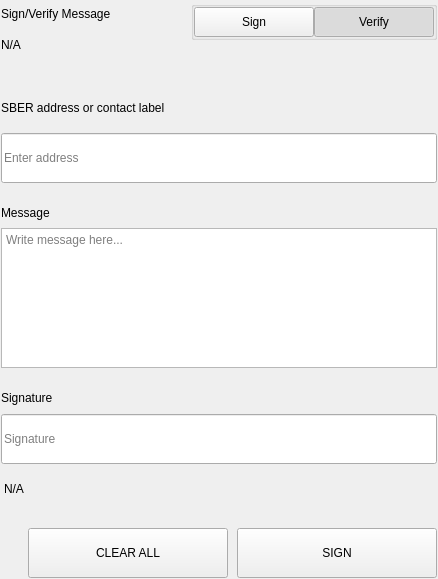
<?xml version="1.0" encoding="UTF-8"?>
<ui version="4.0">
 <class>SettingsSignMessageWidgets</class>
 <widget class="QWidget" name="SettingsSignMessageWidgets">
  <property name="geometry">
   <rect>
    <x>0</x>
    <y>0</y>
    <width>438</width>
    <height>579</height>
   </rect>
  </property>
  <property name="windowTitle">
   <string>Form</string>
  </property>
  <layout class="QVBoxLayout" name="verticalLayout">
   <property name="spacing">
    <number>0</number>
   </property>
   <property name="leftMargin">
    <number>0</number>
   </property>
   <property name="topMargin">
    <number>0</number>
   </property>
   <property name="rightMargin">
    <number>0</number>
   </property>
   <property name="bottomMargin">
    <number>0</number>
   </property>
   <item>
    <widget class="QWidget" name="left" native="true">
     <layout class="QVBoxLayout" name="verticalLayout_3">
      <property name="leftMargin">
       <number>0</number>
      </property>
      <property name="topMargin">
       <number>0</number>
      </property>
      <property name="rightMargin">
       <number>0</number>
      </property>
      <property name="bottomMargin">
       <number>0</number>
      </property>
      <item>
       <widget class="QWidget" name="container_sign" native="true">
        <layout class="QVBoxLayout" name="verticalLayout_2">
         <property name="spacing">
          <number>0</number>
         </property>
         <property name="leftMargin">
          <number>1</number>
         </property>
         <property name="topMargin">
          <number>1</number>
         </property>
         <property name="rightMargin">
          <number>1</number>
         </property>
         <property name="bottomMargin">
          <number>1</number>
         </property>
         <item>
          <layout class="QHBoxLayout" name="horizontalLayout_3" stretch="3,1">
           <property name="spacing">
            <number>40</number>
           </property>
           <item>
            <layout class="QVBoxLayout" name="verticalLayoutTitle">
             <property name="spacing">
              <number>5</number>
             </property>
             <item>
              <widget class="QLabel" name="labelTitle">
               <property name="text">
                <string>Sign/Verify Message</string>
               </property>
              </widget>
             </item>
             <item>
              <widget class="QLabel" name="labelSubtitle1">
               <property name="text">
                <string notr="true">N/A</string>
               </property>
               <property name="wordWrap">
                <bool>true</bool>
               </property>
              </widget>
             </item>
            </layout>
           </item>
           <item alignment="Qt::AlignRight|Qt::AlignTop">
            <widget class="QWidget" name="containerSwitch" native="true">
             <property name="styleSheet">
              <string notr="true">#containerSwitch{
	padding-top:9px;
}</string>
             </property>
             <layout class="QVBoxLayout" name="verticalLayout_6">
              <property name="spacing">
               <number>4</number>
              </property>
              <property name="leftMargin">
               <number>0</number>
              </property>
              <property name="topMargin">
               <number>0</number>
              </property>
              <property name="rightMargin">
               <number>0</number>
              </property>
              <property name="bottomMargin">
               <number>0</number>
              </property>
              <item alignment="Qt::AlignRight">
               <widget class="QGroupBox" name="groupBox">
                <property name="sizePolicy">
                 <sizepolicy hsizetype="Fixed" vsizetype="Preferred">
                  <horstretch>0</horstretch>
                  <verstretch>0</verstretch>
                 </sizepolicy>
                </property>
                <property name="title">
                 <string/>
                </property>
                <property name="alignment">
                 <set>Qt::AlignRight|Qt::AlignTop|Qt::AlignTrailing</set>
                </property>
                <layout class="QHBoxLayout" name="horizontalLayout_4">
                 <property name="spacing">
                  <number>0</number>
                 </property>
                 <property name="leftMargin">
                  <number>0</number>
                 </property>
                 <property name="topMargin">
                  <number>0</number>
                 </property>
                 <property name="rightMargin">
                  <number>0</number>
                 </property>
                 <property name="bottomMargin">
                  <number>0</number>
                 </property>
                 <item>
                  <widget class="QPushButton" name="pushSign">
                   <property name="minimumSize">
                    <size>
                     <width>120</width>
                     <height>30</height>
                    </size>
                   </property>
                   <property name="maximumSize">
                    <size>
                     <width>120</width>
                     <height>30</height>
                    </size>
                   </property>
                   <property name="focusPolicy">
                    <enum>Qt::NoFocus</enum>
                   </property>
                   <property name="text">
                    <string>Sign</string>
                   </property>
                   <property name="checkable">
                    <bool>true</bool>
                   </property>
                   <property name="autoExclusive">
                    <bool>true</bool>
                   </property>
                  </widget>
                 </item>
                 <item>
                  <widget class="QPushButton" name="pushVerify">
                   <property name="minimumSize">
                    <size>
                     <width>120</width>
                     <height>30</height>
                    </size>
                   </property>
                   <property name="maximumSize">
                    <size>
                     <width>120</width>
                     <height>30</height>
                    </size>
                   </property>
                   <property name="focusPolicy">
                    <enum>Qt::NoFocus</enum>
                   </property>
                   <property name="text">
                    <string>Verify</string>
                   </property>
                   <property name="checkable">
                    <bool>true</bool>
                   </property>
                   <property name="checked">
                    <bool>true</bool>
                   </property>
                   <property name="autoExclusive">
                    <bool>true</bool>
                   </property>
                  </widget>
                 </item>
                </layout>
               </widget>
              </item>
              <item alignment="Qt::AlignHCenter|Qt::AlignTop">
               <widget class="QLabel" name="labelSubtitleSwitch">
                <property name="text">
                 <string/>
                </property>
                <property name="alignment">
                 <set>Qt::AlignRight|Qt::AlignTrailing|Qt::AlignVCenter</set>
                </property>
               </widget>
              </item>
             </layout>
            </widget>
           </item>
          </layout>
         </item>
         <item>
          <spacer name="verticalSpacer_2">
           <property name="orientation">
            <enum>Qt::Vertical</enum>
           </property>
           <property name="sizeType">
            <enum>QSizePolicy::Fixed</enum>
           </property>
           <property name="sizeHint" stdset="0">
            <size>
             <width>20</width>
             <height>40</height>
            </size>
           </property>
          </spacer>
         </item>
         <item>
          <widget class="QWidget" name="containerAddress" native="true">
           <property name="sizePolicy">
            <sizepolicy hsizetype="Preferred" vsizetype="Fixed">
             <horstretch>0</horstretch>
             <verstretch>0</verstretch>
            </sizepolicy>
           </property>
           <layout class="QVBoxLayout" name="verticalLayout_5" stretch="0,0">
            <property name="spacing">
             <number>15</number>
            </property>
            <property name="leftMargin">
             <number>0</number>
            </property>
            <property name="topMargin">
             <number>0</number>
            </property>
            <property name="rightMargin">
             <number>0</number>
            </property>
            <property name="bottomMargin">
             <number>0</number>
            </property>
            <item>
             <widget class="QLabel" name="labelSubtitleAddress">
              <property name="minimumSize">
               <size>
                <width>0</width>
                <height>20</height>
               </size>
              </property>
              <property name="maximumSize">
               <size>
                <width>16777215</width>
                <height>20</height>
               </size>
              </property>
              <property name="text">
               <string>SBER address or contact label</string>
              </property>
             </widget>
            </item>
            <item>
             <widget class="QLineEdit" name="addressIn_SM">
              <property name="minimumSize">
               <size>
                <width>0</width>
                <height>50</height>
               </size>
              </property>
              <property name="maximumSize">
               <size>
                <width>16777215</width>
                <height>50</height>
               </size>
              </property>
              <property name="placeholderText">
               <string>Enter address</string>
              </property>
             </widget>
            </item>
           </layout>
          </widget>
         </item>
         <item>
          <spacer name="verticalSpacer_3">
           <property name="orientation">
            <enum>Qt::Vertical</enum>
           </property>
           <property name="sizeType">
            <enum>QSizePolicy::Fixed</enum>
           </property>
           <property name="sizeHint" stdset="0">
            <size>
             <width>20</width>
             <height>20</height>
            </size>
           </property>
          </spacer>
         </item>
         <item>
          <layout class="QVBoxLayout" name="verticalLayout_9">
           <property name="spacing">
            <number>5</number>
           </property>
           <item>
            <widget class="QLabel" name="labelSubtitleMessage">
             <property name="minimumSize">
              <size>
               <width>0</width>
               <height>20</height>
              </size>
             </property>
             <property name="maximumSize">
              <size>
               <width>16777215</width>
               <height>20</height>
              </size>
             </property>
             <property name="text">
              <string>Message</string>
             </property>
            </widget>
           </item>
           <item>
            <widget class="QPlainTextEdit" name="messageIn_SM">
             <property name="minimumSize">
              <size>
               <width>0</width>
               <height>140</height>
              </size>
             </property>
             <property name="maximumSize">
              <size>
               <width>16777215</width>
               <height>140</height>
              </size>
             </property>
             <property name="placeholderText">
              <string>Write message here...</string>
             </property>
            </widget>
           </item>
          </layout>
         </item>
         <item>
          <spacer name="verticalSpacer_4">
           <property name="orientation">
            <enum>Qt::Vertical</enum>
           </property>
           <property name="sizeType">
            <enum>QSizePolicy::Fixed</enum>
           </property>
           <property name="sizeHint" stdset="0">
            <size>
             <width>20</width>
             <height>20</height>
            </size>
           </property>
          </spacer>
         </item>
         <item>
          <widget class="QWidget" name="widget" native="true">
           <property name="minimumSize">
            <size>
             <width>0</width>
             <height>75</height>
            </size>
           </property>
           <property name="maximumSize">
            <size>
             <width>16777215</width>
             <height>16777215</height>
            </size>
           </property>
           <layout class="QVBoxLayout" name="verticalLayout_4">
            <property name="leftMargin">
             <number>0</number>
            </property>
            <property name="topMargin">
             <number>0</number>
            </property>
            <property name="rightMargin">
             <number>0</number>
            </property>
            <property name="bottomMargin">
             <number>0</number>
            </property>
            <item>
             <widget class="QLabel" name="labelSubtitleSignature">
              <property name="minimumSize">
               <size>
                <width>0</width>
                <height>20</height>
               </size>
              </property>
              <property name="maximumSize">
               <size>
                <width>16777215</width>
                <height>20</height>
               </size>
              </property>
              <property name="text">
               <string>Signature</string>
              </property>
             </widget>
            </item>
            <item>
             <widget class="QLineEdit" name="signatureOut_SM">
              <property name="minimumSize">
               <size>
                <width>0</width>
                <height>50</height>
               </size>
              </property>
              <property name="placeholderText">
               <string>Signature</string>
              </property>
             </widget>
            </item>
           </layout>
          </widget>
         </item>
         <item>
          <widget class="QLabel" name="statusLabel_SM">
           <property name="styleSheet">
            <string notr="true">padding-top:5px;</string>
           </property>
           <property name="text">
            <string notr="true">N/A</string>
           </property>
          </widget>
         </item>
         <item>
          <spacer name="verticalSpacer">
           <property name="orientation">
            <enum>Qt::Vertical</enum>
           </property>
           <property name="sizeType">
            <enum>QSizePolicy::Fixed</enum>
           </property>
           <property name="sizeHint" stdset="0">
            <size>
             <width>20</width>
             <height>20</height>
            </size>
           </property>
          </spacer>
         </item>
         <item>
          <layout class="QHBoxLayout" name="horizontalLayout_7">
           <property name="spacing">
            <number>9</number>
           </property>
           <item>
            <spacer name="horizontalSpacer_5">
             <property name="orientation">
              <enum>Qt::Horizontal</enum>
             </property>
             <property name="sizeType">
              <enum>QSizePolicy::Expanding</enum>
             </property>
             <property name="sizeHint" stdset="0">
              <size>
               <width>40</width>
               <height>20</height>
              </size>
             </property>
            </spacer>
           </item>
           <item>
            <widget class="QPushButton" name="pushButtonClear">
             <property name="minimumSize">
              <size>
               <width>200</width>
               <height>50</height>
              </size>
             </property>
             <property name="focusPolicy">
              <enum>Qt::NoFocus</enum>
             </property>
             <property name="text">
              <string>CLEAR ALL</string>
             </property>
            </widget>
           </item>
           <item>
            <widget class="QPushButton" name="pushButtonSave">
             <property name="minimumSize">
              <size>
               <width>200</width>
               <height>50</height>
              </size>
             </property>
             <property name="maximumSize">
              <size>
               <width>200</width>
               <height>50</height>
              </size>
             </property>
             <property name="focusPolicy">
              <enum>Qt::NoFocus</enum>
             </property>
             <property name="text">
              <string>SIGN</string>
             </property>
            </widget>
           </item>
          </layout>
         </item>
        </layout>
       </widget>
      </item>
     </layout>
    </widget>
   </item>
  </layout>
 </widget>
 <resources/>
 <connections/>
</ui>
